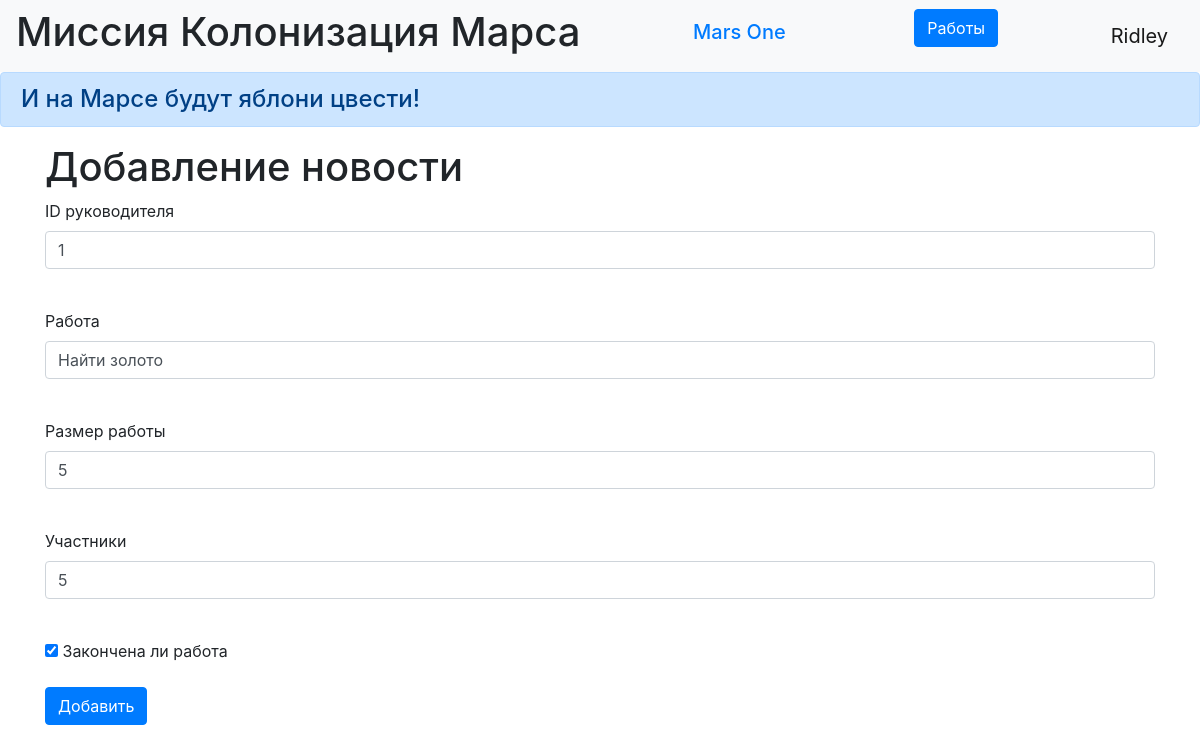
Page /work/1 (signed in) on the committed database.
### AMARSIANE/data/users.py (models this page shows, shortened)
class User(SqlAlchemyBase, UserMixin):
    __tablename__ = 'users'
    id = sqlalchemy.Column(sqlalchemy.Integer,
                           primary_key=True, autoincrement=True)
    surname = sqlalchemy.Column(sqlalchemy.String, nullable=True)
    name = sqlalchemy.Column(sqlalchemy.String, nullable=True)
    age = sqlalchemy.Column(sqlalchemy.Integer, nullable=True)
    position = sqlalchemy.Column(sqlalchemy.String, nullable=True)
    speciality = sqlalchemy.Column(sqlalchemy.String, nullable=True)
    address = sqlalchemy.Column(sqlalchemy.String, nullable=True)
    email = sqlalchemy.Column(sqlalchemy.String,
                              index=True, unique=True, nullable=True)
    hashed_password = sqlalchemy.Column(sqlalchemy.String, nullable=True)
    modified_date = sqlalchemy.Column(sqlalchemy.DateTime,
                                      default=datetime.datetime.now)
    jobs = orm.relationship("Jobs", back_populates='user')

### AMARSIANE/data/jobs.py (models this page shows, shortened)
class Jobs(SqlAlchemyBase):
    __tablename__ = 'jobs'
    id = sqlalchemy.Column(sqlalchemy.Integer,
                           primary_key=True, autoincrement=True)
    team_leader = sqlalchemy.Column(sqlalchemy.Integer,
                                    sqlalchemy.ForeignKey("users.id"))
    job = sqlalchemy.Column(sqlalchemy.String, nullable=True)
    work_size = sqlalchemy.Column(sqlalchemy.Integer, nullable=True)
    collaborators = sqlalchemy.Column(sqlalchemy.String, nullable=True)
    start_date = sqlalchemy.Column(sqlalchemy.DateTime,
                                   default=datetime.datetime.now)
    end_date = sqlalchemy.Column(sqlalchemy.DateTime,
                                 default=datetime.datetime.now)
    is_finished = sqlalchemy.Column(sqlalchemy.Boolean, default=True)
    user = orm.relationship("User")

### AMARSIANE/main.py (the view, shortened to what this page needs)
@app.route('/work/<int:id>', methods=['GET', 'POST'])
@login_required
def edit_work(id):
    form = WorksForm()
    if request.method == "GET":
        db_sess = db_session.create_session()
        work = db_sess.query(Jobs).filter(Jobs.id == id,
                                          (Jobs.team_leader == current_user.id) | (current_user.id == 1)
                                          ).first()
        if work:
            form.team_leader.data = work.team_leader
            form.job.data = work.job
            form.work_size.data = work.work_size
            form.collaborators.data = work.work_size
            form.is_finished.data = work.is_finished
        else:
            abort(404)
    return render_template('job_edit.html',
                           title='Редактирование работы',
                           form=form
                           )

### AMARSIANE/data/works_form.py
class WorksForm(FlaskForm):
    team_leader = IntegerField('ID руководителя', validators=[DataRequired()])
    job = StringField('Работа', validators=[DataRequired()])
    work_size = IntegerField('Размер работы', validators=[DataRequired()])
    collaborators = StringField('Участники', validators=[DataRequired()])
    is_finished = BooleanField('Закончена ли работа', validators=[DataRequired()])
    submit = SubmitField('Добавить')

### AMARSIANE/data/db_session.py (called while the page is built)
def create_session() -> Session:
    global __factory
    return __factory()

### AMARSIANE/main.py (called while the page is built)
@login_manager.user_loader
def load_user(user_id):
    db_sess = db_session.create_session()
    return db_sess.query(User).get(user_id)

### AMARSIANE/templates/job_edit.html (shortened to what this page needs)
{% extends "base.html" %}
{% block content %}
<h1>Добавление новости</h1>
<form action="" method="post">
    <p>
        {{ form.team_leader.label }}<br>
        {{ form.team_leader(class="form-control") }}<br>
    </p>
    <p>
        {{ form.job.label }}<br>
        {{ form.job(class="form-control") }}<br>
    </p>
    <p>
        {{ form.work_size.label }}<br>
        {{ form.work_size(class="form-control") }}<br>
    </p>
    <p>
        {{ form.collaborators.label }}<br>
        {{ form.collaborators(class="form-control") }}<br>
    </p>
    <p>{{ form.is_finished() }} {{ form.is_finished.label }}</p>
    <p>{{ form.submit(type="submit", class="btn btn-primary") }}</p>
</form>
{% endblock %}

### AMARSIANE/templates/base.html (shortened to what this page needs)
<!doctype html>
<html lang="en">
<head>
    <link rel="stylesheet" href="/static/css/style.css">
    <link rel="stylesheet"
          href="https://stackpath.bootstrapcdn.com/bootstrap/4.4.1/css/bootstrap.min.css"
>
</head>
<body>
<header>
    <nav class="navbar navbar-light bg-light">
        <h1 class="muted-text"> Миссия Колонизация Марса</h1>
        <h1 class="navbar-brand"><a href="#">Mars One</a></h1>
        {% if current_user.is_authenticated %}
        <p>
            <a class="btn btn-primary " href="/jobs">Работы</a>
        </p>
    <a class="navbar-brand" href="/logout">{{ current_user.name }}</a>
{% else %}
    <p>
        <a class="btn btn-primary " href="/register">Зарегистрироваться</a>
        <a class="btn btn-success" href="/login">Войти</a>
    </p>
{% endif %}
    </nav>
    <h4 class="alert alert-primary" role="alert">И на Марсе будут яблони цвести!</h4>
</header>
<main role="main" class="container">
    {% block content %}{% endblock %}
</main>
</body>
</html>

### rows in the picture
User: name "Ridley"
Jobs: team_leader "1", job "Найти золото", work_size "5", collaborators "5", is_finished "☑"
